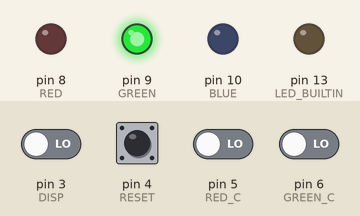
Recording of a sketch running on a simulated Arduino Uno, built with avr-gcc and run on an emulated ATmega328P. Shown: output pins drawn as LEDs (lit = HIGH). Inputs (shaded band) come from the test bench; at power-on: pin 3 (DISP), pin 4 (RESET), pin 5 (RED_C), pin 6 (GREEN_C) LOW. Random numbers use the default seed unless the sketch sets one.

Above: at 16.8 s.
16.9 s: pin 6 (GREEN_C) driven HIGH
At 22.3 s:
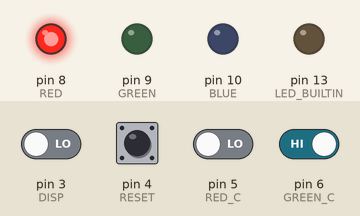
30.5 s: pin 5 (RED_C) driven HIGH
At 32.3 s:
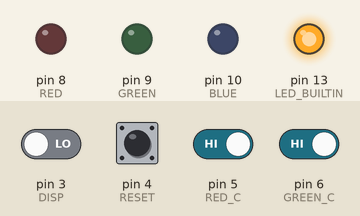
38.5 s: pin 5 (RED_C) driven LOW
At 39.9 s:
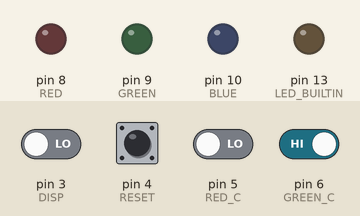
46.5 s: pin 3 (DISP) driven HIGH
Timing chart, 0 to 55.5 s (numbered marks = the images above; inputs shaded):
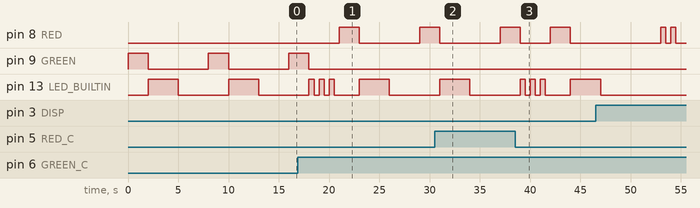

Measured:
- by itself, pin 9 (GREEN): alternates HIGH for 2.0 s and LOW for 6.0 s
- by itself, pin 13 (LED_BUILTIN): alternates HIGH for 3.0 s and LOW for 5.0 s

The sketch:

sketch_jun05a.ino
```cpp
#define BLUE 10
#define GREEN 9
#define RED 8
#define BLUE_C 7
#define GREEN_C 6
#define RED_C 5
#define RESET 4
#define DISP 3

void blink(int, int);
void reset();

int score = 0;
int n;
int diff;
int st;

void setup() {
  pinMode(DISP, INPUT);
  pinMode(RESET, INPUT);
  pinMode(BLUE_C, INPUT);
  pinMode(GREEN_C, INPUT);
  pinMode(RED_C, INPUT);
  pinMode(RED, OUTPUT);
  pinMode(GREEN, OUTPUT);
  pinMode(BLUE, OUTPUT);
  pinMode(LED_BUILTIN, OUTPUT);
}

void loop() {
    if (digitalRead(RESET)) {
        reset();
    }
    if (digitalRead(DISP)) {
        delay(3000);
        blink(random(RED, BLUE), score, 500);
        delay(3000);
    }
    n = random(RED, BLUE);
    diff = BLUE - n;
    digitalWrite(n, HIGH);
    delay(1000);
    st = digitalRead(BLUE_C - diff);
    delay(1000);
    if (st == HIGH) {
        score++;
        digitalWrite(n ,LOW);
        blink(LED_BUILTIN, 3, 500);
    }
    else {
        digitalWrite(n ,LOW);
        blink(LED_BUILTIN, 1, 3000);
    }
}

void blink(int pin, int times, int del) {
    for (; times != 0; times--) {
        digitalWrite(pin, HIGH);
        delay(del);
        digitalWrite(pin, LOW);
        delay(del);
    }
}

void reset() {
  score = 0;
  blink(LED_BUILTIN, 3, 1000);
}
```

empty.ino
```cpp

```
